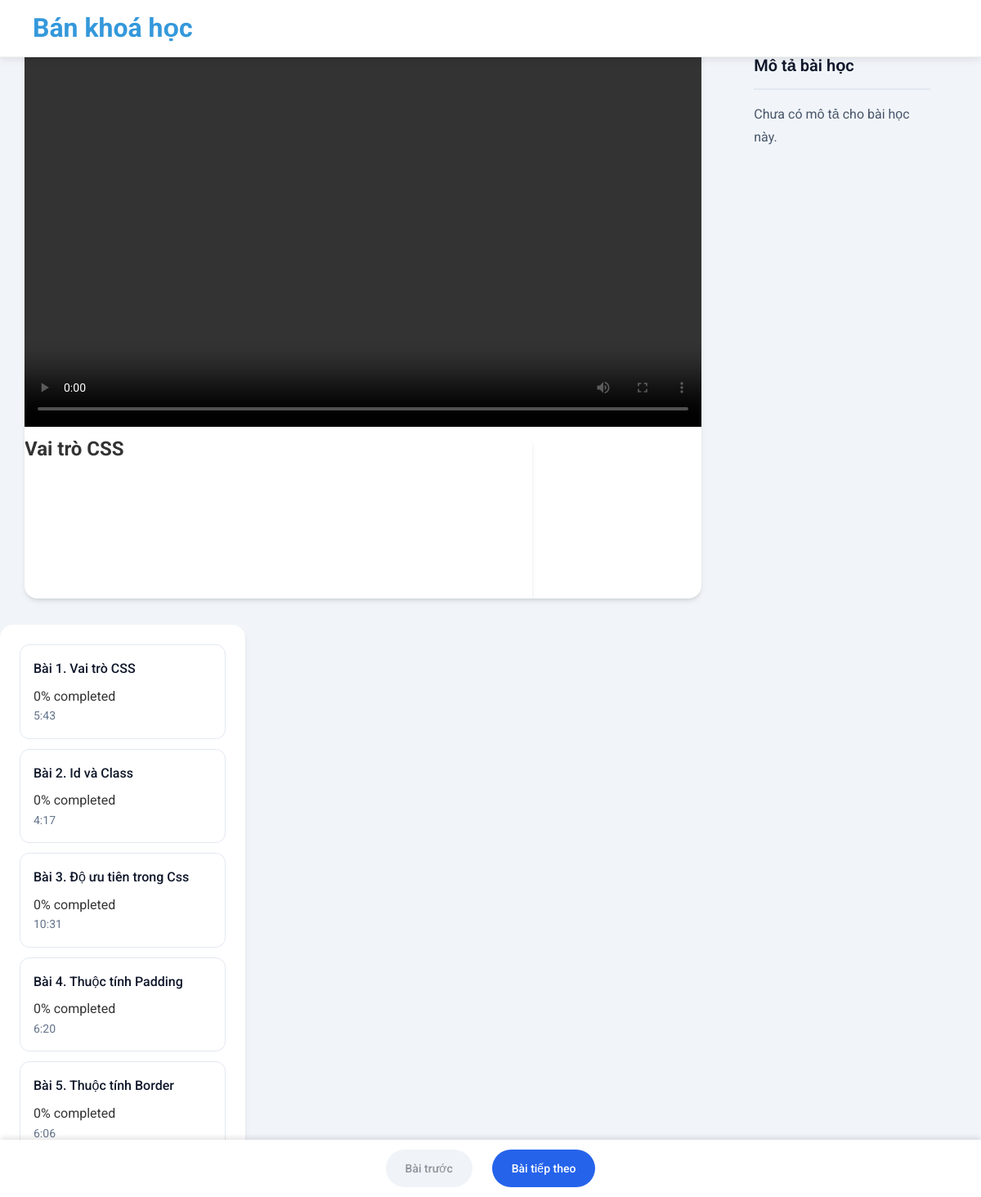
Screenshot of /study.php?course_id=2 with the database file from the repository.
### tables this page shows
CREATE TABLE `course_videos` (
  `id` int(100) NOT NULL,
  `course_id` int(100) NOT NULL,
  `video` varchar(500) NOT NULL,
  `title` varchar(500) NOT NULL,
  `description` text DEFAULT NULL,
  `duration` varchar(100) NOT NULL
);

### study.php (the view, shortened to what this page needs)
<!DOCTYPE html>
<html lang="en">
<head>
    <link rel="stylesheet" href="./CSS/study.css">
</head>
<body>
    <?php include 'header_study.php' ?>
    <div class="main21">
        <div class="video-title">
            <div class="video">
                <?php
                $course_id = isset($_GET['course_id']) ? intval($_GET['course_id']) : 0;
                if ($course_id > 0) {
                    $sql = '';
                    if (isset($_GET['video_id'])) {
                        $video_id = intval($_GET['video_id']);
                        $sql = "SELECT `video`, `title`, `description` FROM `course_videos` WHERE course_id = $course_id AND id = '$video_id';";
                    } else {
                        $sql = "SELECT `video`, `title`, `description` FROM `course_videos` WHERE course_id = $course_id limit 1";
                    }
                    $fetch_video = mysqli_query($conn, $sql);
                    if (mysqli_num_rows($fetch_video) > 0) {
                        while ($row = mysqli_fetch_assoc($fetch_video)) {
                ?>
                            <video src="uploaded_video/<?php echo htmlspecialchars($row['video']); ?>" controls class="video-item"></video>
                            <h2 class="video-title"><?php echo htmlspecialchars($row['title']); ?></h2>
            </div>
        </div>
        <div class="video-description">
            <h3 class="description-title">Mô tả bài học</h3>
            <div class="description-content">
                <?php echo nl2br(htmlspecialchars($row['description'] ?? 'Chưa có mô tả cho bài học này.')); ?>
            </div>
        </div>
    </div>
<?php
                        }
                    }
                }
?>
<div class="list-video">
    <?php
    $course_id = isset($_GET['course_id']) ? intval($_GET['course_id']) : 0;
    if ($course_id > 0) {
        $sql = "SELECT * FROM `course_videos` WHERE course_id = $course_id";
        $fetch_video = mysqli_query($conn, $sql);
        if (mysqli_num_rows($fetch_video) > 0) {
            $i = 0;
            while ($row = mysqli_fetch_assoc($fetch_video)) {
                $progress_sql = "SELECT completed, watch_duration
                               FROM learning_progress
                               WHERE user_id = ? AND video_id = ?";
                $progress_stmt = $conn->prepare($progress_sql);
                $progress_stmt->bind_param("ii", $_SESSION['user_id'], $row['id']);
                $progress_stmt->execute();
                $progress = $progress_stmt->get_result()->fetch_assoc();
                $completed = $progress && $progress['completed'] ? '✓ ' : '';
                $watch_duration = $progress ? intval($progress['watch_duration']) : 0;
                $total_duration = 100;
                $progress_percent = min(($watch_duration / $total_duration) * 100, 100);
    ?>
                <a href="study.php?course_id=<?php echo $course_id; ?>&video_id=<?php echo $row['id']; ?>"
                    class="link-video">
                    <p class="title-item">
                        <?php echo $completed; ?>Bài <?php echo ($i + 1) . ". " . htmlspecialchars($row['title']); ?>
                    </p>
                    <div class="progress-container">
                        <div class="progress-text"><?php echo floor($progress_percent); ?>% completed</div>
                    </div>
                    <p class="duration"><?php echo $row['duration']; ?></p>
                </a>
    <?php
                $i++;
            }
        }
    }
    ?>
</div>
<div class="footer-next-video">
    <?php
    if (isset($_GET['video_id'])) {
        $current_video_id = $_GET['video_id'];
        $prev_query = "SELECT id FROM course_videos
                      WHERE course_id = $course_id
                      AND id < $current_video_id
                      ORDER BY id DESC LIMIT 1";
        $prev_result = mysqli_query($conn, $prev_query);
        $prev_video = mysqli_fetch_assoc($prev_result);
        $next_query = "SELECT id FROM course_videos
                      WHERE course_id = $course_id
                      AND id > $current_video_id
                      ORDER BY id ASC LIMIT 1";
        $next_result = mysqli_query($conn, $next_query);
        $next_video = mysqli_fetch_assoc($next_result);
    } else {
        $next_query = "SELECT id FROM course_videos
                      WHERE course_id = $course_id
                      ORDER BY id ASC LIMIT 1,1";
        $next_result = mysqli_query($conn, $next_query);
        $next_video = mysqli_fetch_assoc($next_result);
        $prev_video = null;
    }
    ?>
    <?php if ($prev_video): ?>
        <a href="study.php?course_id=<?php echo $course_id; ?>&video_id=<?php echo $prev_video['id']; ?>"
            class="btn-pre">Bài trước</a>
    <?php else: ?>
        <a class="btn-pre" style="opacity:0.5;cursor:not-allowed">Bài trước</a>
    <?php endif; ?>
    <?php if ($next_video): ?>
        <a href="study.php?course_id=<?php echo $course_id; ?>&video_id=<?php echo $next_video['id']; ?>"
            class="btn-next">Bài tiếp theo</a>
    <?php else: ?>
        <a class="btn-next" style="opacity:0.5;cursor:not-allowed">Bài tiếp theo</a>
    <?php endif; ?>
</div>
</body>
</html>

### header_study.php (shortened to what this page needs)
<!DOCTYPE html>
<html lang="en">
<head>
    <link rel="stylesheet" href="https://cdnjs.cloudflare.com/ajax/libs/font-awesome/6.7.0/css/all.min.css">
    <link rel="stylesheet" href="CSS/user_style.css">
</head>
<body>
    <div class="header">
        <a class="logo" href="home.php">
            Bán khoá học
        </a>
    </div>
</body>
</html>

### CSS/study.css (style rules this page uses)
* { margin: 0; padding: 0; box-sizing: border-box; font-family: "Inter", system-ui, sans-serif; }
body { background-color: #f1f5f9; color: #1e293b; line-height: 1.6; }
.main21 { margin: 2rem auto; width: 95%; display: flex; gap: 2rem; max-width: 1800px; }
.video-title { width: 75%; height: calc(100vh - 100px); background: white; border-radius: 1rem; box-shadow: 0 4px 6px -1px rgb(0 0 0 / 0.1), 0 2px 4px -2px rgb(0 0 0 / 0.1); overflow: hidden; }
.video { height: 70%; background-color: #0f172a; position: relative; }
.video-item { width: 100%; height: 100%; object-fit: contain; }
.video-description { padding: 2rem; height: 30%; overflow-y: auto; scrollbar-width: thin; }
.description-title { font-size: 1.25rem; font-weight: 600; color: #0f172a; margin-bottom: 1rem; padding-bottom: 0.75rem; border-bottom: 2px solid #e2e8f0; }
.description-content { font-size: 1rem; line-height: 1.75; color: #475569; }
.list-video { width: 25%; height: calc(100vh - 100px); background: white; border-radius: 1rem; box-shadow: 0 4px 6px -1px rgb(0 0 0 / 0.1); padding: 1.5rem; overflow-y: auto; }
.list-video a { display: block; padding: 1rem; background-color: white; margin-bottom: 0.75rem; border-radius: 0.75rem; text-decoration: none; transition: all 0.3s ease; border: 1px solid #e2e8f0; }
.title-item { font-size: 1rem; font-weight: 500; color: #0f172a; margin-bottom: 0.5rem; }
.duration { font-size: 0.875rem; color: #64748b; }
.footer-next-video { position: fixed; left: 0; bottom: 0; width: 100%; height: 70px; background-color: white; box-shadow: 0 -4px 6px -1px rgb(0 0 0 / 0.1); display: flex; justify-content: center; align-items: center; gap: 1.5rem; backdrop-filter: blur(8px); }
.btn-next, .btn-pre { padding: 0.75rem 1.5rem; border-radius: 9999px; font-size: 0.875rem; font-weight: 500; text-decoration: none; transition: all 0.3s ease; border: none; cursor: pointer; }
.btn-next { background-color: #2563eb; color: white; }
.btn-pre { background-color: #e2e8f0; color: #1e293b; }

### CSS/user_style.css (style rules this page uses)
* { margin: 0; padding: 0; font-family: "Roboto", sans-serif; box-sizing: border-box; text-decoration: none; color: #333; }

### header_study.php (style rules this page uses)
* { margin: 0; padding: 0; font-family: 'Roboto', sans-serif; box-sizing: border-box; text-decoration: none; }
.header { background-color: white; height: 70px; display: flex; justify-content: space-between; align-items: center; padding: 0 40px; border-bottom: 1px solid rgba(184, 184, 184, 0.2); position: fixed; z-index: 1000; top: 0; right: 0; left: 0; box-shadow: 0 2px 10px rgba(0, 0, 0, 0.1); }
.logo { font-size: 32px; font-weight: 700; color: #3498db; transition: color 0.3s ease; }

### rows the page displays
course_videos: title "Vai trò CSS", description "Chưa có mô tả cho bài học này.", progress_percent "0", duration "5:43"
course_videos: title "Id và Class", progress_percent "0", duration "4:17"
course_videos: title "Độ ưu tiên trong Css", progress_percent "0", duration "10:31"
course_videos: title "Thuộc tính Padding", progress_percent "0", duration "6:20"
course_videos: title "Thuộc tính Border", progress_percent "0", duration "6:06"
